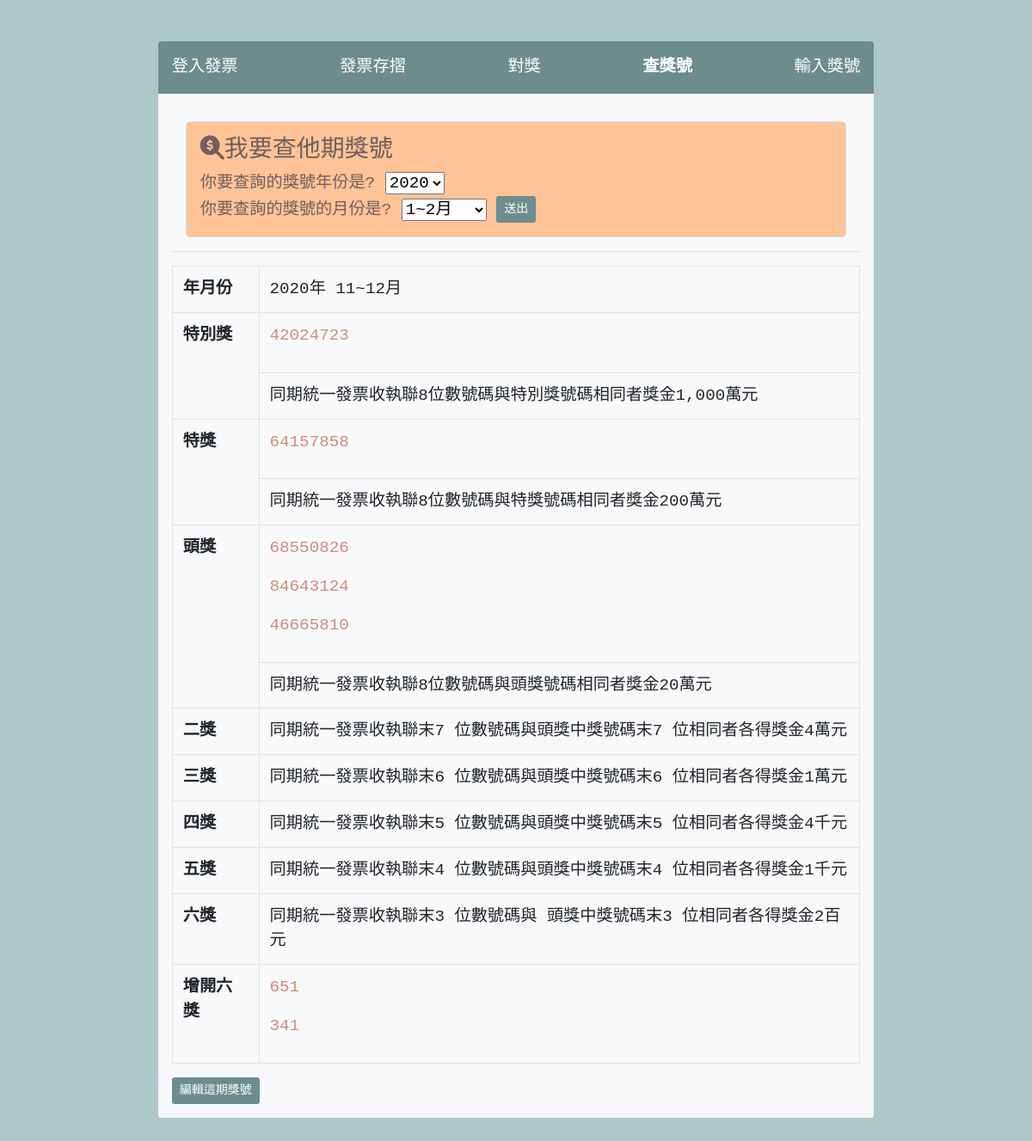
The app's page /?do=lookaward with its own data.
### tables this page shows
CREATE TABLE `award` (
  `id` int(10) UNSIGNED NOT NULL,
  `year` year(4) NOT NULL DEFAULT current_timestamp(),
  `period` varchar(1) NOT NULL,
  `specialprize` varchar(8) NOT NULL,
  `grandprize` varchar(8) NOT NULL,
  `firstprize_1` varchar(8) NOT NULL,
  `firstprize_2` varchar(8) NOT NULL,
  `firstprize_3` varchar(8) NOT NULL,
  `sixprize_1` varchar(8) NOT NULL,
  `sixprize_2` varchar(8) NOT NULL
);

### lookaward.php (the view, shortened to what this page needs)
<?php
include_once('base.php');
if (!empty($_POST['chose_period'])) {
    $period=$_POST['chose_period'];
    $year=$_POST['chose_year'];
    $sql="select * from `award` where `period`='{$_POST['chose_period']}' && `year`='{$_POST['chose_year']}'";
    $award=$pdo->query($sql)->fetch();
}else {
    $period=ceil(date('m')/2);
    $year=date('Y');
    $sql="select * from `award` where `period`='$period' && `year`='$year'";
    $award=$pdo->query($sql)->fetch();
}
?>
<div class='info rounded rounded-lg border p-3 m-3 '>
<h3><i class="fas fa-search-dollar"></i>我要查他期獎號</h3>
<form action="?do=lookaward" method="POST">
你要查詢的獎號年份是?
<select name="chose_year" id="">
<option value="<?=$year;?>" selected><?=$year;?></option>
</select>
<br>
你要查詢的獎號的月份是?
<select name="chose_period" id="">
    <option value="1">1~2月</option>
</select>
<input type="submit" class='btn btn-sm ' style='background:#6D8C8E;color:white' value="送出" >
</form>
</div>
<?php
if (empty($award)) {
  echo "<div class='award rounded rounded-lg border p-3 m-3 '>";
  echo "<h3><i class='fas fa-exclamation-triangle'></i>&nbsp;你還沒輸入這期獎號喔!</h3>";
  echo "</div>";
}else{
?>
<hr>
    <table class="table table-bordered mt-3" summary="統一發票中獎號碼單">
    <tbody>
     <tr>
      <th id="group0">年月份</th>
      <td headers="group0" class="title"> <?=$year;?>年
      <?php
      switch ($period) {
          case '6':
            echo "11~12月";
              break;
      }
      ?>
       </td>
     </tr>
     <tr>
      <th id="group1" rowspan="2">特別獎</th>
      <td headers="group1" class="number">
      <p><?=$award['specialprize'];?></p>
      </td>
     </tr>
     <tr>
      <td headers="specialPrize"> 同期統一發票收執聯8位數號碼與特別獎號碼相同者獎金1,000萬元 </td>
     </tr>
     <tr>
      <th id="group2" rowspan="2">特獎</th>
      <td headers="group2" class="number">
      <p><?=$award['grandprize'];?></p>
       </td>
     </tr>
     <tr>
      <td headers="grandPrize"> 同期統一發票收執聯8位數號碼與特獎號碼相同者獎金200萬元 </td>
     </tr>
     <tr>
      <th id="group3" rowspan="2">頭獎</th>
      <td headers="group3" class="number">
      <p><?=$award['firstprize_1'];?></p>
      <p><?=$award['firstprize_2'];?></p>
      <p><?=$award['firstprize_3'];?></p>
      </td>
     </tr>
     <tr>
      <td headers="firstPrize"> 同期統一發票收執聯8位數號碼與頭獎號碼相同者獎金20萬元 </td>
     </tr>
     <tr>
      <th id="group4">二獎</th>
      <td headers="group4"> 同期統一發票收執聯末7 位數號碼與頭獎中獎號碼末7 位相同者各得獎金4萬元 </td>
     </tr>
     <tr>
      <th id="group5">三獎</th>
      <td headers="group5"> 同期統一發票收執聯末6 位數號碼與頭獎中獎號碼末6 位相同者各得獎金1萬元 </td>
     </tr>
     <tr>
      <th id="group6">四獎</th>
      <td headers="group6"> 同期統一發票收執聯末5 位數號碼與頭獎中獎號碼末5 位相同者各得獎金4千元 </td>
     </tr>
     <tr>
      <th id="group7">五獎</th>
      <td headers="group7"> 同期統一發票收執聯末4 位數號碼與頭獎中獎號碼末4 位相同者各得獎金1千元 </td>
     </tr>
     <tr>
      <th id="group8">六獎</th>
      <td headers="group8"> 同期統一發票收執聯末3 位數號碼與 頭獎中獎號碼末3 位相同者各得獎金2百元 </td>
     </tr>
     <tr>
      <th id="group9">增開六獎</th>
      <td headers="group9" class="number">
      <p><?=$award['sixprize_1'];?></p>
      <p><?=$award['sixprize_2'];?></p>
       </td>
     </tr>
    </tbody>
   </table>
   <a href="?do=edit_award&year=<?=$year;?>&period=<?=$period;?>">
   <button class='btn btn-sm ' style='background:#6D8C8E;color:white'>編輯這期獎號</button></a>
   <?php
}
?>

### index.php (style rules this page uses)
body { background:#AEC8CA; color:#6F5F5E; font-family:monospace; font-size:1.2rem; }
p { color:#D28A7C; }
.info { background:#FEC397; }

### records on screen
award: specialprize "42024723", grandprize "64157858", firstprize_1 "68550826", firstprize_2 "84643124", firstprize_3 "46665810", sixprize_1 "651", sixprize_2 "341"

### other values on screen
$year "2020"
form field chose_year "2020"
